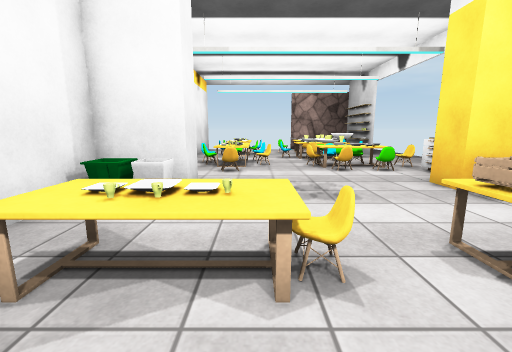
View 1 (above)

16 first-person views from a walk through a scene from a Unity 3-D project. The camera is 1.3 m above the floor, tilts 10° down and sees 90° across. The floor is counted in squares, 1 m on a side. Each view is taken from the middle of a square. On the plan, view 1 faces up. The plan holds only what a view shows up to about 13 squares ahead; the rest is blank. Some surface patterns are stand-ins.

View 2
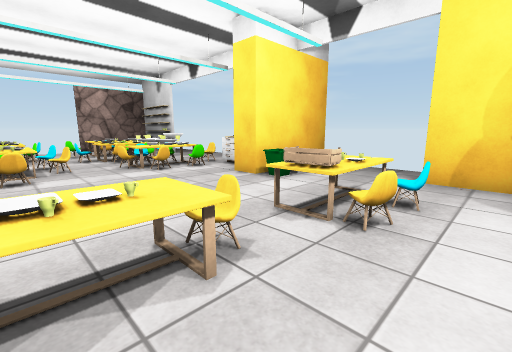

View 3
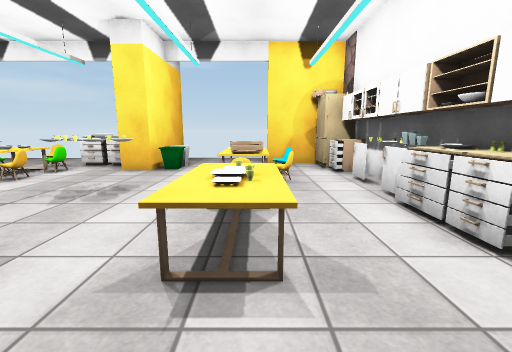

View 4
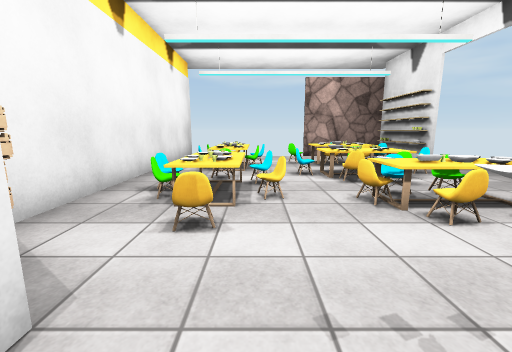

View 5
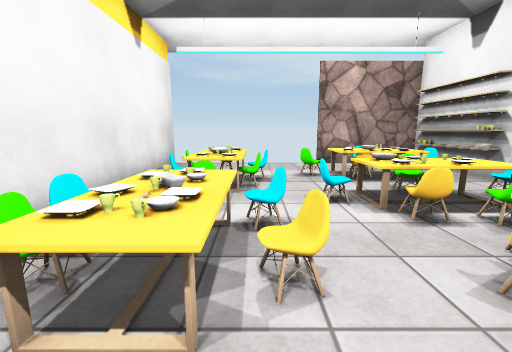

View 6
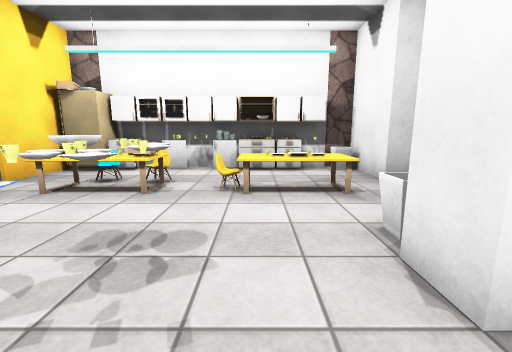

View 7
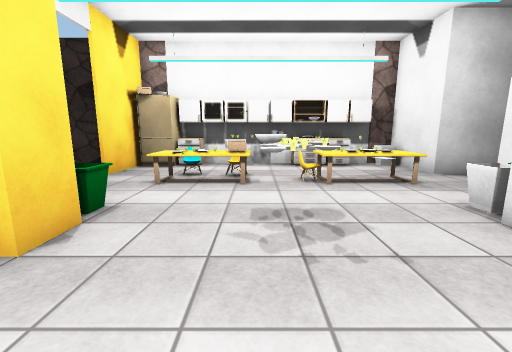

View 8
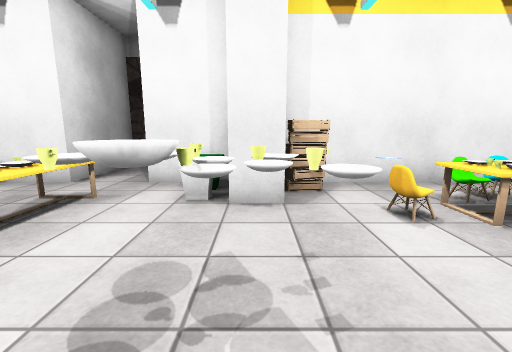

View 9
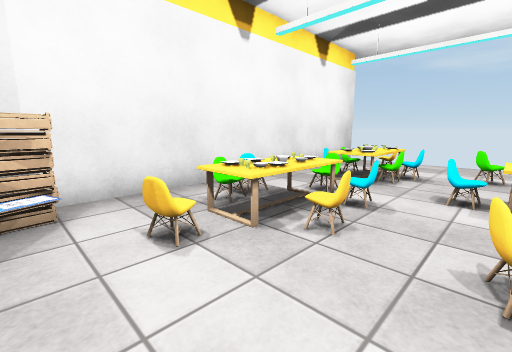

View 10
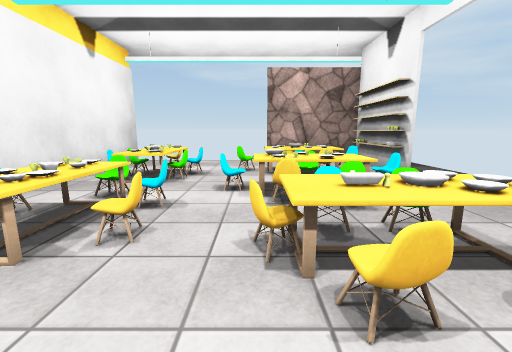

View 11
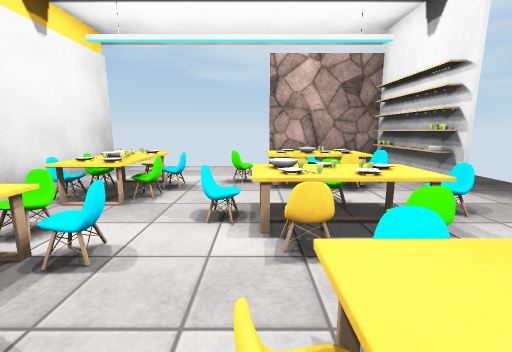

View 12
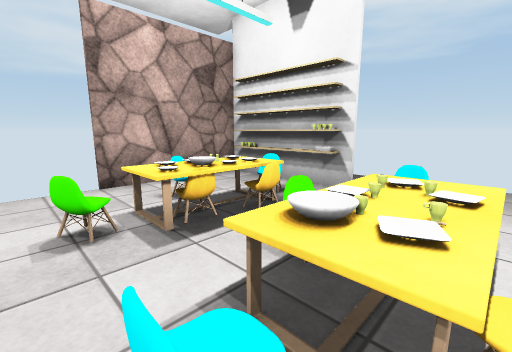

View 13
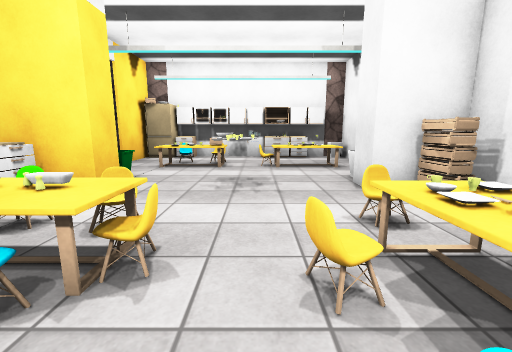

View 14
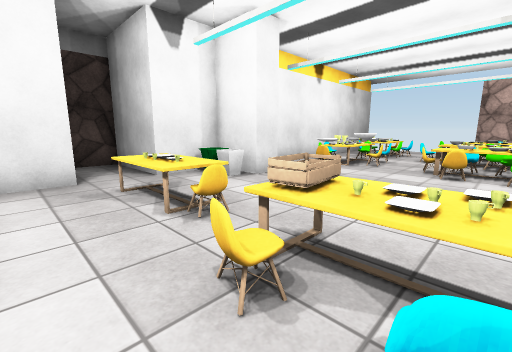

View 15
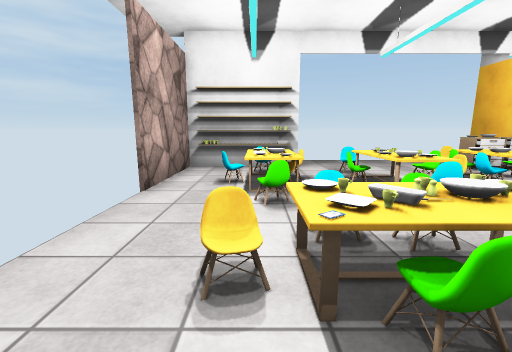

View 16
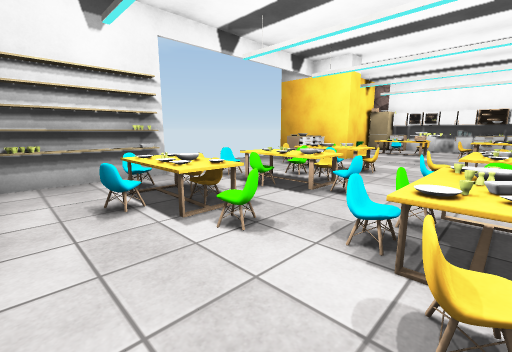

### Floor plan
Points are (right, up) in squares from view 1. A wall is a line through its corners. A room is listed if a view was taken in it or the views show most of it. See-through windows are left out.
Room 1 (views 1, 2, 3, 4, 5, 6, 7, 8, 9, 10, 11, 12, 13, 14, 15, 16)
walls: (7.5, 5.5) (4.5, 5.5) (4.5, 6.5) (7.5, 6.5); (6.4, 14.4) (6.4, 18.5) (2.4, 18.5); (6.5, 14.8) (6.1, 14.8) (6.1, 18.1); (6.4, -0.8) (6.4, 1.6); (-3.4, 18.9) (-3.4, 6.5) (-1.5, 6.5) (-1.5, 5.5) (-3.4, 5.5) (-3.4, 3.3) (-6.9, 3.3) (-6.9, 1.2) (-3.4, 1.2) (-3.4, -1.4) (5.1, -1.4)
objects: other object (-3, -1); other object (-3, 5); other object (-3, 7); other object (-2, -1); other object (-2, 2) to (0, 3); other object (-2, 5); other object (-2, 10); other object (-2, 11); other object (-2, 14); other object (-2, 15); other object (-1, -1); other object (-1, 2); other object (-1, 8); other object (-1, 9) to (0, 10); other object (-1, 10); other object (-1, 11); other object (-1, 12); other object (-1, 13); other object (-1, 16); other object (0, -1); other object (0, 2); other object (0, 11); other object (0, 12); other object (0, 14); other object (0, 15); other object (1, -1); other object (1, 0); other object (1, 2); other object (1, 5); other object (1, 6); other object (1, 7); other object (1, 10); other object (1, 13); other object (1, 16); other object (2, -1); other object (2, 2) to (2, 3); other object (2, 5); other object (2, 6); other object (2, 10); other object (3, -1); other object (3, 1); other object (3, 2); other object (3, 3); other object (3, 8); other object (3, 11); other object (3, 12); other object (3, 17); other object (4, -1) to (5, -1); other object (4, 1); other object (4, 2); other object (4, 3); other object (4, 8); other object (4, 11); other object (4, 14); other object (4, 15); other object (5, -1) to (6, 0); other object (5, 2) to (5, 3); other object (5, 5); other object (5, 13); other object (6, 5); other object (6, 7); other object (6, 8); other object (6, 9)

Positions as (right, up) in squares from view 1, and headings:
1: (0, 0), facing up
2: (-1, 0), facing up-right
3: (-4, 2), facing right
4: (0, 5), facing up
5: (0, 8), facing up
6: (0, 8), facing down
7: (2, 9), facing down
8: (3, 6), facing left
9: (2, 7), facing up-left
10: (2, 7), facing up
11: (2, 9), facing up
12: (1, 12), facing up-right
13: (1, 12), facing down
14: (4, 0), facing up-left
15: (-3, 16), facing right
16: (-1, 18), facing down-right
